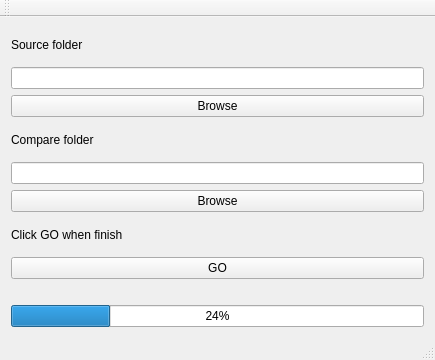
<?xml version="1.0" encoding="UTF-8"?>
<ui version="4.0">
 <class>MainWindow</class>
 <widget class="QMainWindow" name="MainWindow">
  <property name="geometry">
   <rect>
    <x>0</x>
    <y>0</y>
    <width>435</width>
    <height>360</height>
   </rect>
  </property>
  <property name="windowTitle">
   <string>CompareMe by Javerik</string>
  </property>
  <widget class="QWidget" name="centralWidget">
   <layout class="QVBoxLayout" name="verticalLayout">
    <item>
     <widget class="QLabel" name="label_sourceFolder">
      <property name="text">
       <string>Source folder</string>
      </property>
     </widget>
    </item>
    <item>
     <widget class="QLineEdit" name="inp_selectedFilePath"/>
    </item>
    <item>
     <widget class="QPushButton" name="btn_browseFile">
      <property name="text">
       <string>Browse</string>
      </property>
     </widget>
    </item>
    <item>
     <widget class="QLabel" name="label_2">
      <property name="text">
       <string>Compare folder</string>
      </property>
     </widget>
    </item>
    <item>
     <widget class="QLineEdit" name="inp_selectedFilePath_second"/>
    </item>
    <item>
     <widget class="QPushButton" name="btn_browsFile_second">
      <property name="text">
       <string>Browse</string>
      </property>
     </widget>
    </item>
    <item>
     <widget class="QLabel" name="label_3">
      <property name="text">
       <string>Click GO when finish</string>
      </property>
     </widget>
    </item>
    <item>
     <widget class="QPushButton" name="btn_selectFile">
      <property name="text">
       <string>GO</string>
      </property>
     </widget>
    </item>
    <item>
     <widget class="QLabel" name="label_status">
      <property name="sizePolicy">
       <sizepolicy hsizetype="Expanding" vsizetype="Fixed">
        <horstretch>0</horstretch>
        <verstretch>0</verstretch>
       </sizepolicy>
      </property>
      <property name="text">
       <string/>
      </property>
     </widget>
    </item>
    <item>
     <widget class="QProgressBar" name="progressBar_status">
      <property name="value">
       <number>24</number>
      </property>
     </widget>
    </item>
   </layout>
  </widget>
  <widget class="QMenuBar" name="menuBar">
   <property name="geometry">
    <rect>
     <x>0</x>
     <y>0</y>
     <width>435</width>
     <height>25</height>
    </rect>
   </property>
  </widget>
  <widget class="QToolBar" name="mainToolBar">
   <attribute name="toolBarArea">
    <enum>TopToolBarArea</enum>
   </attribute>
   <attribute name="toolBarBreak">
    <bool>false</bool>
   </attribute>
  </widget>
  <widget class="QStatusBar" name="statusBar"/>
 </widget>
 <layoutdefault spacing="6" margin="11"/>
 <resources/>
 <connections/>
</ui>
